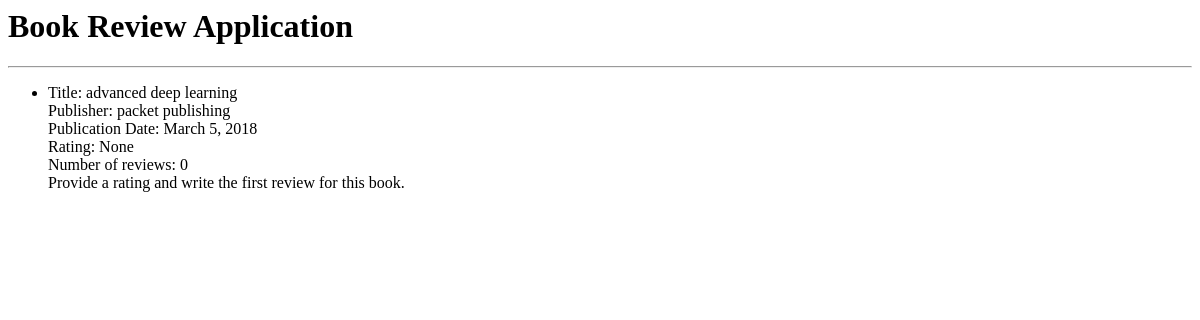
The app's page /book_list/, older data.
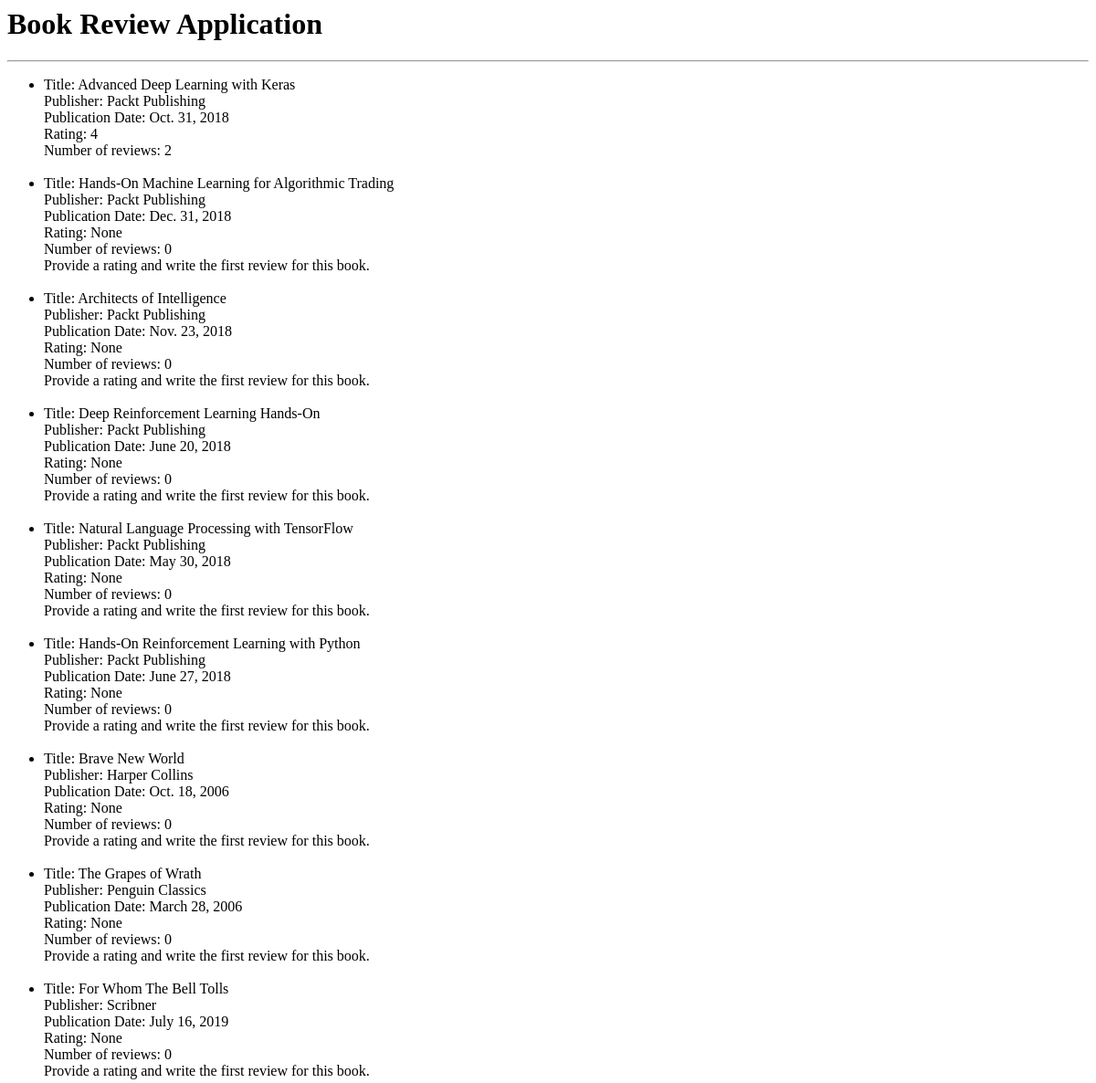
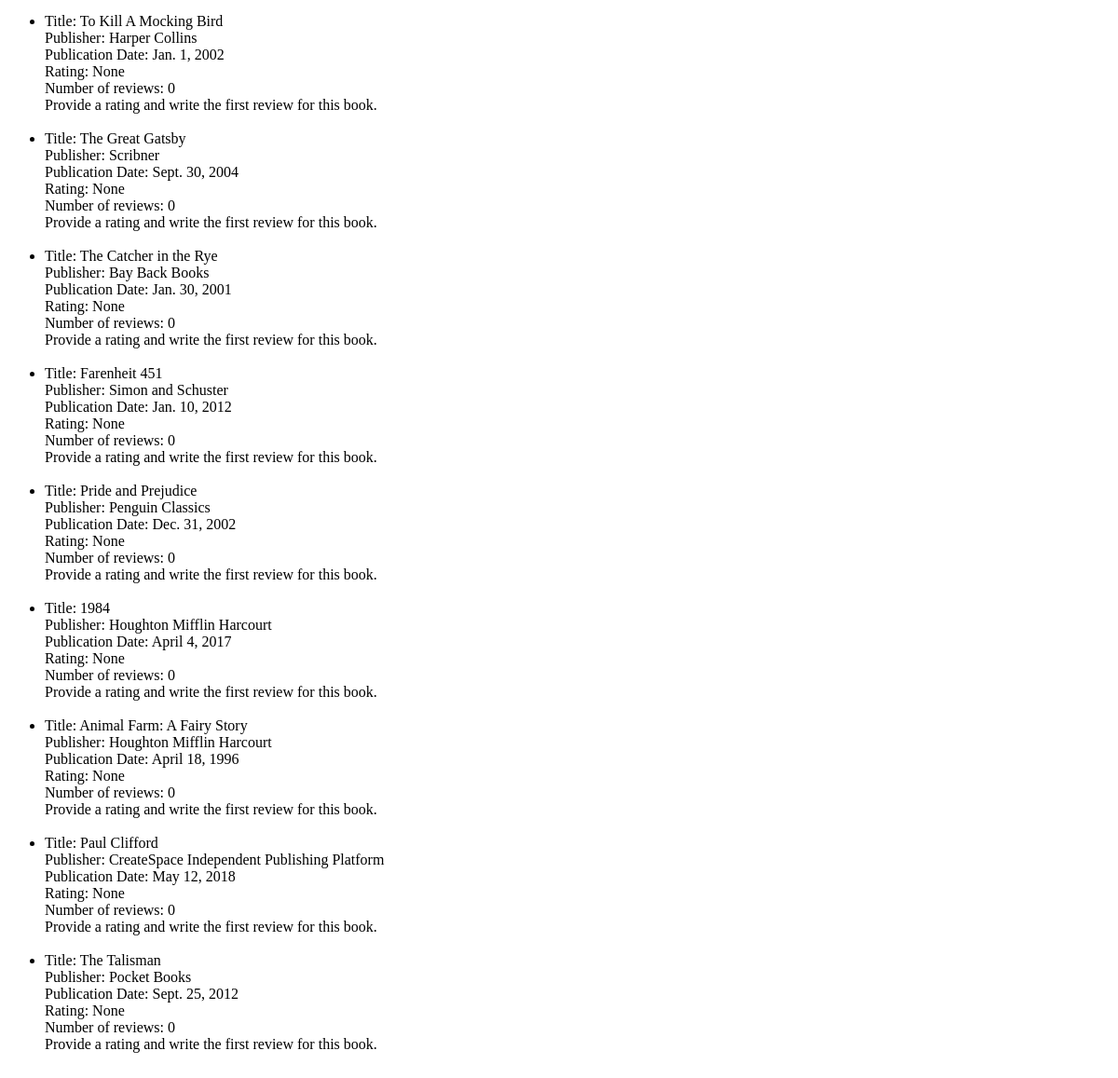
The same page, newer data (2 pictures, top to bottom).
### reviews/models.py (models this page shows, shortened)
class Book(models.Model):
    title = models.CharField(max_length=70,
                             help_text="The title of the book.")
    publication_date = models.DateField(
        verbose_name="Date the book was published.")
    isbn = models.CharField(max_length=20,
                            verbose_name="ISBN number of the book.")
    publisher = models.ForeignKey(Publisher,
                                  on_delete=models.CASCADE)
    contributors = models.ManyToManyField('Contributor',
                                          through="BookContributor")

class Publisher(models.Model):
    name = models.CharField(max_length=50,
                            help_text="The name of the Publisher.")
    website = models.URLField(help_text="The Publisher's website.")
    email = models.EmailField(help_text="The Publisher's email address.")
    def __str__(self):
        return self.name

### reviews/views.py (the view)
# urls.py: path('book_list/', views.book_list, name = 'book_list'),
def book_list(request):
    books = Book.objects.all()
    book_list = []
    for book in books:
        reviews = book.review_set.all()
        if reviews:
            book_rating = average_rating([review.rating for review in reviews])
            number_of_reviews = len(reviews)
        else:
            book_rating = None
            number_of_reviews = 0
        book_list.append({'book': book,
                          'book_rating': book_rating,
                          'number_of_reviews': number_of_reviews})
    context = {
        'book_list': book_list
    }
    return render(request, 'reviews/book_list.html', context = context)

### reviews/utils.py (called while the page is built)
def average_rating(rating_list):
    if not rating_list:
        return 0
    return round(sum(rating_list)/ len(rating_list))

### reviews/templates/reviews/book_list.html (shortened to what this page needs)
<html lang="en">
<head>
</head>
<body>
    <h1>Book Review Application</h1>
    <hr>
    <ul>
        {% for item in book_list %}
        <li>
            <span>Title: </span> <span>{{ item.book.title }}</span>
            <br>
            <span>Publisher: </span><span>{{ item.book.publisher }}</span>
            <br>
            <span>Publication Date: </span><span>{{ item.book.publication_date }}</span>
            <br>
            <span>Rating: </span><span>{{ item.book_rating }}</span>
            <br>
            <span>Number of reviews: </span><span>{{ item.number_of_reviews }}</span>
            <br>
            {% if item.book_rating is null %}
            <span>Provide a rating and write the first review for this book.</span>
            <br>
            {% endif %}
        </li>
      <br>
        {% endfor %}
    </ul>
</body>
</html>

Row changes from the older to the newer data that the page shows:
changed Book: book "advanced deep learning" → "Advanced Deep Learning with Keras"; book.publisher "packet publishing" → "Packt Publishing"; book.publication_date "March 5, 2018" → "Oct. 31, 2018"; book_rating "None" → "4"; number_of_reviews "0" → "2"; no longer shows "Provide a rating and write the first review for this book."
added Book: book "Hands-On Machine Learning for Algorithmic Trading", book.publisher "Packt Publishing", book.publication_date "Dec. 31, 2018", book_rating "None", number_of_reviews "0", shows "Provide a rating and write the first review for this book."
added Book: book "Architects of Intelligence", book.publisher "Packt Publishing", book.publication_date "Nov. 23, 2018", book_rating "None", number_of_reviews "0", shows "Provide a rating and write the first review for this book."
added Book: book "Deep Reinforcement Learning Hands-On", book.publisher "Packt Publishing", book.publication_date "June 20, 2018", book_rating "None", number_of_reviews "0", shows "Provide a rating and write the first review for this book."
added Book: book "Natural Language Processing with TensorFlow", book.publisher "Packt Publishing", book.publication_date "May 30, 2018", book_rating "None", number_of_reviews "0", shows "Provide a rating and write the first review for this book."
added Book: book "Hands-On Reinforcement Learning with Python", book.publisher "Packt Publishing", book.publication_date "June 27, 2018", book_rating "None", number_of_reviews "0", shows "Provide a rating and write the first review for this book."
added Book: book "Brave New World", book.publisher "Harper Collins", book.publication_date "Oct. 18, 2006", book_rating "None", number_of_reviews "0", shows "Provide a rating and write the first review for this book."
added Book: book "The Grapes of Wrath", book.publisher "Penguin Classics", book.publication_date "March 28, 2006", book_rating "None", number_of_reviews "0", shows "Provide a rating and write the first review for this book."
added Book: book "For Whom The Bell Tolls", book.publisher "Scribner", book.publication_date "July 16, 2019", book_rating "None", number_of_reviews "0", shows "Provide a rating and write the first review for this book."
added Book: book "To Kill A Mocking Bird", book.publisher "Harper Collins", book.publication_date "Jan. 1, 2002", book_rating "None", number_of_reviews "0", shows "Provide a rating and write the first review for this book."
added Book: book "The Great Gatsby", book.publisher "Scribner", book.publication_date "Sept. 30, 2004", book_rating "None", number_of_reviews "0", shows "Provide a rating and write the first review for this book."
added Book: book "The Catcher in the Rye", book.publisher "Bay Back Books", book.publication_date "Jan. 30, 2001", book_rating "None", number_of_reviews "0", shows "Provide a rating and write the first review for this book."
added Book: book "Farenheit 451", book.publisher "Simon and Schuster", book.publication_date "Jan. 10, 2012", book_rating "None", number_of_reviews "0", shows "Provide a rating and write the first review for this book."
added Book: book "Pride and Prejudice", book.publisher "Penguin Classics", book.publication_date "Dec. 31, 2002", book_rating "None", number_of_reviews "0", shows "Provide a rating and write the first review for this book."
added Book: book "1984", book.publisher "Houghton Mifflin Harcourt", book.publication_date "April 4, 2017", book_rating "None", number_of_reviews "0", shows "Provide a rating and write the first review for this book."
added Book: book "Animal Farm: A Fairy Story", book.publisher "Houghton Mifflin Harcourt", book.publication_date "April 18, 1996", book_rating "None", number_of_reviews "0", shows "Provide a rating and write the first review for this book."
added Book: book "Paul Clifford", book.publisher "CreateSpace Independent Publishing Platform", book.publication_date "May 12, 2018", book_rating "None", number_of_reviews "0", shows "Provide a rating and write the first review for this book."
added Book: book "The Talisman", book.publisher "Pocket Books", book.publication_date "Sept. 25, 2012", book_rating "None", number_of_reviews "0", shows "Provide a rating and write the first review for this book."
